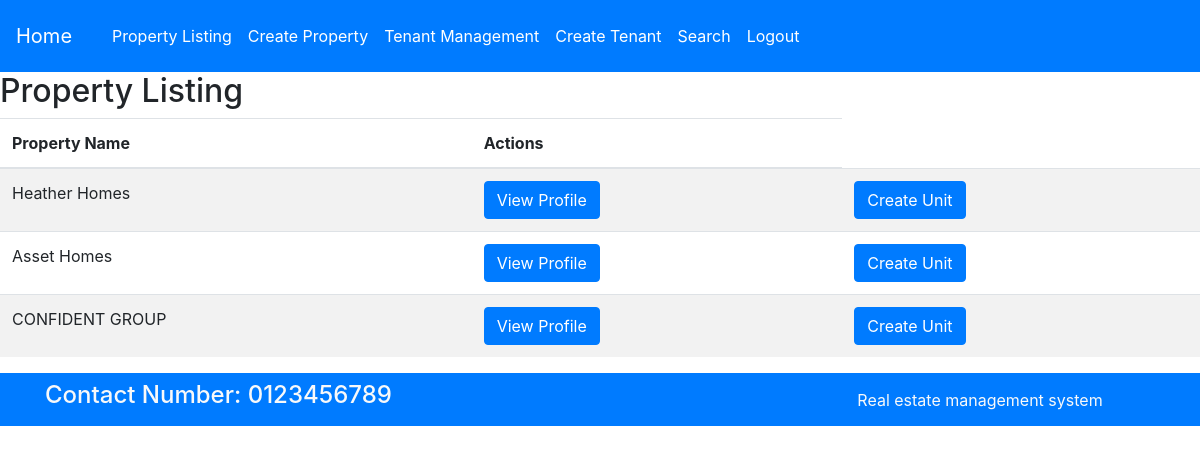
The app's page /property/property/listing/ (signed in) with its own data.
### property/models.py (models this page shows, shortened)
class Property(models.Model):
    name = models.CharField(max_length=255, unique=True)
    address = models.TextField()
    location = models.CharField(max_length=255)
    features = models.TextField()

### property/views.py (the view)
# urls.py: path('property/listing/', property_listing, name='property_listing'),
@login_required(login_url='admin_login')
def property_listing(request):
    properties = Property.objects.all()
    return render(request, 'property_listing.html', {'properties': properties})

### property/templates/property_listing.html
{% extends 'base page/base.html' %}
{% block content %}
  <h2>Property Listing</h2>
  <div class="table-responsive">
    <table class="table table-striped">
      <thead>
        <tr>
          <th scope="col">Property Name</th>
          <th scope="col">Actions</th>
        </tr>
      </thead>
      <tbody>
        {% for property in properties %}
          <tr>
            <td>{{ property.name }}</td>
            <td><a href="{% url 'property_profile' property.id %}" class="btn btn-primary">View Profile</a></td>
            <td><a href="{% url 'create_unit' property_id=property.id %}" class="btn btn-primary">Create Unit</a></td>
          </tr>
        {% endfor %}
      </tbody>
    </table>
  </div>
{% endblock %}

### records on screen
Property: name "Heather Homes"
Property: name "Asset Homes"
Property: name "CONFIDENT GROUP"
